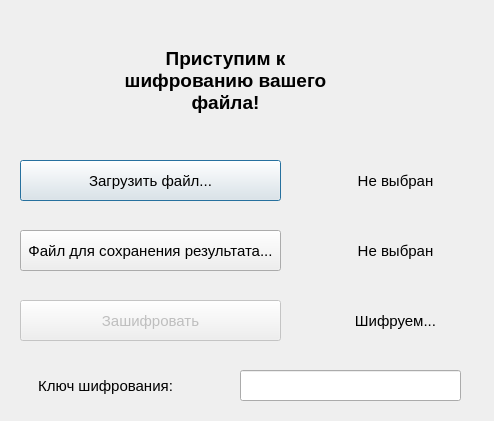
<?xml version="1.0" encoding="UTF-8"?>
<ui version="4.0">
 <class>EncodeDialog</class>
 <widget class="QDialog" name="EncodeDialog">
  <property name="geometry">
   <rect>
    <x>0</x>
    <y>0</y>
    <width>494</width>
    <height>421</height>
   </rect>
  </property>
  <property name="font">
   <font>
    <pointsize>11</pointsize>
   </font>
  </property>
  <property name="windowTitle">
   <string>Шифрование файла</string>
  </property>
  <widget class="QPushButton" name="downloadFileBtn">
   <property name="geometry">
    <rect>
     <x>20</x>
     <y>160</y>
     <width>261</width>
     <height>41</height>
    </rect>
   </property>
   <property name="font">
    <font>
     <pointsize>11</pointsize>
    </font>
   </property>
   <property name="text">
    <string>Загрузить файл...</string>
   </property>
  </widget>
  <widget class="QLabel" name="encodeTitle">
   <property name="geometry">
    <rect>
     <x>110</x>
     <y>40</y>
     <width>231</width>
     <height>81</height>
    </rect>
   </property>
   <property name="font">
    <font>
     <pointsize>14</pointsize>
     <bold>true</bold>
    </font>
   </property>
   <property name="autoFillBackground">
    <bool>true</bool>
   </property>
   <property name="text">
    <string>Приступим к шифрованию вашего файла!</string>
   </property>
   <property name="alignment">
    <set>Qt::AlignmentFlag::AlignCenter</set>
   </property>
   <property name="wordWrap">
    <bool>true</bool>
   </property>
  </widget>
  <widget class="QPushButton" name="encodeBtn">
   <property name="enabled">
    <bool>false</bool>
   </property>
   <property name="geometry">
    <rect>
     <x>20</x>
     <y>300</y>
     <width>261</width>
     <height>41</height>
    </rect>
   </property>
   <property name="font">
    <font>
     <pointsize>11</pointsize>
    </font>
   </property>
   <property name="text">
    <string>Зашифровать</string>
   </property>
  </widget>
  <widget class="QPushButton" name="chooseSaveBtn">
   <property name="enabled">
    <bool>true</bool>
   </property>
   <property name="geometry">
    <rect>
     <x>20</x>
     <y>230</y>
     <width>261</width>
     <height>41</height>
    </rect>
   </property>
   <property name="font">
    <font>
     <pointsize>11</pointsize>
    </font>
   </property>
   <property name="text">
    <string>Файл для сохранения результата...</string>
   </property>
  </widget>
  <widget class="QLineEdit" name="keyInput">
   <property name="geometry">
    <rect>
     <x>240</x>
     <y>370</y>
     <width>221</width>
     <height>31</height>
    </rect>
   </property>
   <property name="readOnly">
    <bool>false</bool>
   </property>
  </widget>
  <widget class="QLabel" name="keyLabel">
   <property name="geometry">
    <rect>
     <x>20</x>
     <y>370</y>
     <width>171</width>
     <height>31</height>
    </rect>
   </property>
   <property name="text">
    <string>Ключ шифрования:</string>
   </property>
   <property name="alignment">
    <set>Qt::AlignmentFlag::AlignCenter</set>
   </property>
  </widget>
  <widget class="QLabel" name="fileName">
   <property name="geometry">
    <rect>
     <x>330</x>
     <y>160</y>
     <width>131</width>
     <height>41</height>
    </rect>
   </property>
   <property name="text">
    <string>Не выбран</string>
   </property>
   <property name="alignment">
    <set>Qt::AlignmentFlag::AlignCenter</set>
   </property>
  </widget>
  <widget class="QLabel" name="resultName">
   <property name="geometry">
    <rect>
     <x>330</x>
     <y>230</y>
     <width>131</width>
     <height>41</height>
    </rect>
   </property>
   <property name="text">
    <string>Не выбран</string>
   </property>
   <property name="alignment">
    <set>Qt::AlignmentFlag::AlignCenter</set>
   </property>
  </widget>
  <widget class="QLabel" name="indicatorLabel">
   <property name="geometry">
    <rect>
     <x>330</x>
     <y>300</y>
     <width>131</width>
     <height>41</height>
    </rect>
   </property>
   <property name="text">
    <string>Шифруем...</string>
   </property>
   <property name="alignment">
    <set>Qt::AlignmentFlag::AlignCenter</set>
   </property>
  </widget>
 </widget>
 <resources/>
 <connections/>
</ui>
